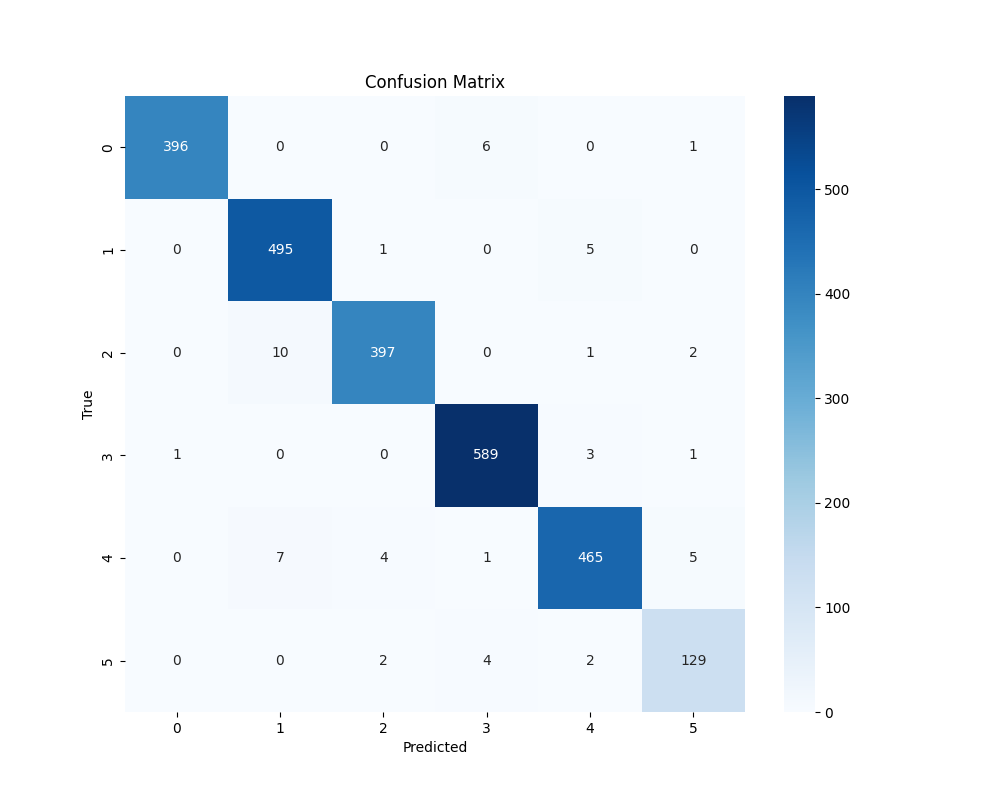

This chart was generated by the following Python code:
import numpy as np
import matplotlib.pyplot as plt
import seaborn as sns
from sklearn.metrics import confusion_matrix, classification_report
from tensorflow.keras.models import load_model
from tensorflow.keras.preprocessing.image import ImageDataGenerator
from tensorflow.keras.applications.efficientnet import preprocess_input
from PIL import Image

def preprocess_image(img, target_size=(300, 300)):
    img = img.convert("RGB")
    img = img.resize(target_size)
    img_array = np.array(img)
    img_array = preprocess_input(img_array)  # chuẩn hóa theo EfficientNetB3
    img_array = np.expand_dims(img_array, axis=0)
    return img_array

# 1. Load model đã lưu
model = load_model('cnn_model\\cnn_best_model50_1.h5')  # Đường dẫn tới file model, chỉnh lại nếu cần

# 2. Load dữ liệu test bằng generator từ thư mục chứa 6 class
test_datagen = ImageDataGenerator(preprocessing_function=preprocess_input)
# test_generator sẽ lấy toàn bộ ảnh từ tất cả các class trong ../Garbage_classification để test
test_generator = test_datagen.flow_from_directory(
    'Garbage_classification',
    target_size=(300, 300),
    batch_size=32,
    class_mode='categorical',
    shuffle=False)

# 3. Dự đoán và lấy nhãn thực tế
y_pred = model.predict(test_generator)
y_pred_classes = np.argmax(y_pred, axis=1)
y_true = test_generator.classes

# 4. Tính confusion matrix
cm = confusion_matrix(y_true, y_pred_classes)

# 5. Vẽ confusion matrix và lưu file
plt.figure(figsize=(10,8))
sns.heatmap(cm, annot=True, fmt='d', cmap='Blues')
plt.xlabel('Predicted')
plt.ylabel('True')
plt.title('Confusion Matrix')
plt.savefig('cnn_model\\result\\result.png')
plt.close()

# 6. In classification report (nếu muốn)
print(classification_report(y_true, y_pred_classes))

# --- Hướng dẫn sử dụng ---
# - Đảm bảo bạn đã chuẩn bị X_test, y_test hoặc test_generator phù hợp với model.
# - Bỏ comment các đoạn code phù hợp với dữ liệu của bạn.
# - Chạy script để tạo file result.png.